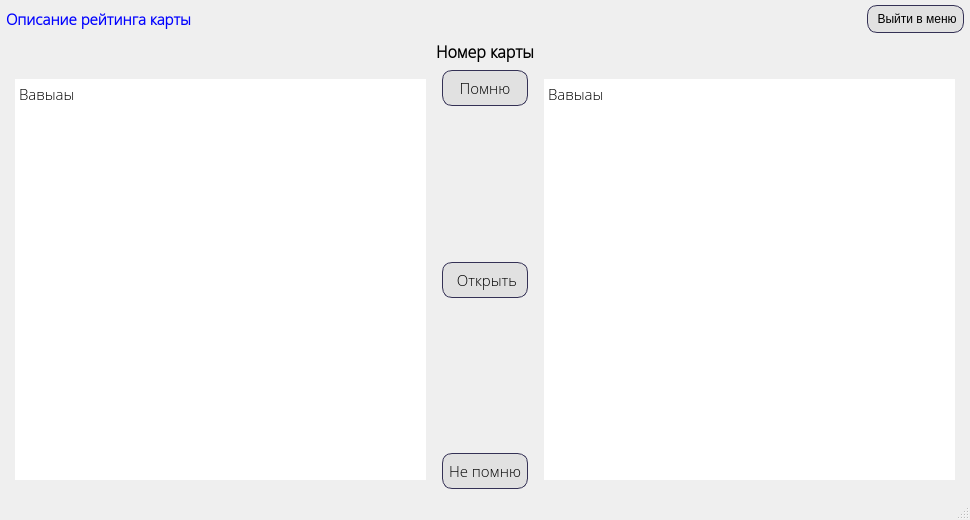
<?xml version="1.0" encoding="UTF-8"?>
<ui version="4.0">
 <class>Card_game</class>
 <widget class="QMainWindow" name="Card_game">
  <property name="geometry">
   <rect>
    <x>0</x>
    <y>0</y>
    <width>970</width>
    <height>520</height>
   </rect>
  </property>
  <property name="minimumSize">
   <size>
    <width>970</width>
    <height>520</height>
   </size>
  </property>
  <property name="maximumSize">
   <size>
    <width>16777215</width>
    <height>16777215</height>
   </size>
  </property>
  <property name="focusPolicy">
   <enum>Qt::StrongFocus</enum>
  </property>
  <property name="windowTitle">
   <string>Игра</string>
  </property>
  <property name="windowIcon">
   <iconset>
    <normaloff>photo_data/window_icon.jpg</normaloff>photo_data/window_icon.jpg</iconset>
  </property>
  <widget class="QWidget" name="centralwidget">
   <layout class="QGridLayout" name="gridLayout">
    <property name="leftMargin">
     <number>6</number>
    </property>
    <property name="topMargin">
     <number>5</number>
    </property>
    <property name="rightMargin">
     <number>6</number>
    </property>
    <property name="spacing">
     <number>6</number>
    </property>
    <item row="0" column="0">
     <layout class="QVBoxLayout" name="verticalLayout_6">
      <property name="spacing">
       <number>7</number>
      </property>
      <item>
       <layout class="QHBoxLayout" name="horizontalLayout">
        <item>
         <widget class="QLabel" name="label_rate">
          <property name="font">
           <font>
            <family>Open Sans Light</family>
            <pointsize>11</pointsize>
            <weight>75</weight>
            <bold>true</bold>
           </font>
          </property>
          <property name="styleSheet">
           <string notr="true">color: blue;</string>
          </property>
          <property name="text">
           <string>Описание рейтинга карты</string>
          </property>
         </widget>
        </item>
        <item>
         <spacer name="horizontalSpacer">
          <property name="orientation">
           <enum>Qt::Horizontal</enum>
          </property>
          <property name="sizeHint" stdset="0">
           <size>
            <width>40</width>
            <height>20</height>
           </size>
          </property>
         </spacer>
        </item>
        <item>
         <widget class="QPushButton" name="btn_back_to_menu">
          <property name="sizePolicy">
           <sizepolicy hsizetype="Preferred" vsizetype="Preferred">
            <horstretch>0</horstretch>
            <verstretch>0</verstretch>
           </sizepolicy>
          </property>
          <property name="font">
           <font>
            <pointsize>9</pointsize>
           </font>
          </property>
          <property name="styleSheet">
           <string notr="true">QPushButton {
background-color: rgb(225, 225, 225);
border: 1px solid #343155;
padding: 6px; border-radius: 10px;}

QPushButton:hover, QPushButton:clicked { 
background-color: rgb(208, 208, 208); 
border: 1px solid rgb(81, 81, 81);}
QPushButton:pressed {
background-color: rgb(154, 154, 154);}</string>
          </property>
          <property name="text">
           <string> Выйти в меню</string>
          </property>
          <property name="icon">
           <iconset>
            <normaloff>photo_data/exit.png</normaloff>photo_data/exit.png</iconset>
          </property>
          <property name="flat">
           <bool>false</bool>
          </property>
         </widget>
        </item>
       </layout>
      </item>
      <item>
       <layout class="QHBoxLayout" name="horizontalLayout_2">
        <item>
         <spacer name="horizontalSpacer_2">
          <property name="orientation">
           <enum>Qt::Horizontal</enum>
          </property>
          <property name="sizeHint" stdset="0">
           <size>
            <width>40</width>
            <height>20</height>
           </size>
          </property>
         </spacer>
        </item>
        <item>
         <widget class="QLabel" name="label_card_number">
          <property name="font">
           <font>
            <family>Open Sans Light</family>
            <pointsize>12</pointsize>
            <weight>75</weight>
            <bold>true</bold>
           </font>
          </property>
          <property name="text">
           <string>Номер карты</string>
          </property>
          <property name="alignment">
           <set>Qt::AlignCenter</set>
          </property>
         </widget>
        </item>
        <item>
         <spacer name="horizontalSpacer_3">
          <property name="orientation">
           <enum>Qt::Horizontal</enum>
          </property>
          <property name="sizeHint" stdset="0">
           <size>
            <width>40</width>
            <height>20</height>
           </size>
          </property>
         </spacer>
        </item>
       </layout>
      </item>
      <item>
       <layout class="QHBoxLayout" name="horizontalLayout_3">
        <item>
         <widget class="QStackedWidget" name="stackedWidget_front">
          <property name="sizePolicy">
           <sizepolicy hsizetype="Expanding" vsizetype="Expanding">
            <horstretch>0</horstretch>
            <verstretch>0</verstretch>
           </sizepolicy>
          </property>
          <property name="currentIndex">
           <number>0</number>
          </property>
          <widget class="QWidget" name="page">
           <layout class="QVBoxLayout" name="verticalLayout">
            <item>
             <widget class="QTextBrowser" name="card_text_front">
              <property name="sizePolicy">
               <sizepolicy hsizetype="Ignored" vsizetype="Preferred">
                <horstretch>0</horstretch>
                <verstretch>0</verstretch>
               </sizepolicy>
              </property>
              <property name="font">
               <font>
                <family>Open Sans Light</family>
               </font>
              </property>
              <property name="focusPolicy">
               <enum>Qt::StrongFocus</enum>
              </property>
              <property name="frameShape">
               <enum>QFrame::NoFrame</enum>
              </property>
              <property name="html">
               <string>&lt;!DOCTYPE HTML PUBLIC &quot;-//W3C//DTD HTML 4.0//EN&quot; &quot;http://www.w3.org/TR/REC-html40/strict.dtd&quot;&gt;
&lt;html&gt;&lt;head&gt;&lt;meta name=&quot;qrichtext&quot; content=&quot;1&quot; /&gt;&lt;style type=&quot;text/css&quot;&gt;
p, li { white-space: pre-wrap; }
&lt;/style&gt;&lt;/head&gt;&lt;body style=&quot; font-family:'Open Sans Light'; font-size:8.25pt; font-weight:400; font-style:normal;&quot;&gt;
&lt;p style=&quot; margin-top:0px; margin-bottom:0px; margin-left:0px; margin-right:0px; -qt-block-indent:0; text-indent:0px;&quot;&gt;&lt;span style=&quot; font-size:11pt;&quot;&gt;Вавыаы&lt;/span&gt;&lt;/p&gt;&lt;/body&gt;&lt;/html&gt;</string>
              </property>
             </widget>
            </item>
           </layout>
          </widget>
          <widget class="QWidget" name="page_2">
           <layout class="QVBoxLayout" name="verticalLayout_2">
            <item>
             <widget class="QLabel" name="label_front_photo">
              <property name="text">
               <string/>
              </property>
             </widget>
            </item>
           </layout>
          </widget>
         </widget>
        </item>
        <item>
         <layout class="QVBoxLayout" name="verticalLayout_5">
          <item>
           <widget class="QPushButton" name="btn_remember">
            <property name="sizePolicy">
             <sizepolicy hsizetype="Preferred" vsizetype="Preferred">
              <horstretch>0</horstretch>
              <verstretch>0</verstretch>
             </sizepolicy>
            </property>
            <property name="font">
             <font>
              <family>Open Sans Light</family>
              <pointsize>11</pointsize>
              <weight>50</weight>
              <bold>false</bold>
             </font>
            </property>
            <property name="styleSheet">
             <string notr="true">QPushButton {
background-color: rgb(225, 225, 225);
border: 1px solid #343155;
padding: 6px; border-radius: 10px;}

QPushButton:hover, QPushButton:clicked { 
background-color: rgb(208, 208, 208); 
border: 1px solid rgb(171, 226, 81);}
QPushButton:pressed {
background-color:rgb(85, 255, 127) ;}</string>
            </property>
            <property name="text">
             <string>Помню</string>
            </property>
            <property name="icon">
             <iconset>
              <normaloff>photo_data/ik.png</normaloff>photo_data/ik.png</iconset>
            </property>
            <property name="iconSize">
             <size>
              <width>25</width>
              <height>25</height>
             </size>
            </property>
           </widget>
          </item>
          <item>
           <spacer name="verticalSpacer">
            <property name="orientation">
             <enum>Qt::Vertical</enum>
            </property>
            <property name="sizeHint" stdset="0">
             <size>
              <width>20</width>
              <height>40</height>
             </size>
            </property>
           </spacer>
          </item>
          <item>
           <widget class="QPushButton" name="btn_open_card">
            <property name="sizePolicy">
             <sizepolicy hsizetype="Preferred" vsizetype="Preferred">
              <horstretch>0</horstretch>
              <verstretch>0</verstretch>
             </sizepolicy>
            </property>
            <property name="font">
             <font>
              <family>Open Sans Light</family>
              <pointsize>11</pointsize>
              <weight>50</weight>
              <bold>false</bold>
             </font>
            </property>
            <property name="styleSheet">
             <string notr="true">QPushButton {
background-color: rgb(225, 225, 225);
border: 1px solid #343155;
padding: 6px; border-radius: 10px;}

QPushButton:hover, QPushButton:clicked { 
background-color: rgb(208, 208, 208); 
border: 1px solid rgb(229, 170, 23);}
QPushButton:pressed {
background-color:  rgb(229, 170, 23);}</string>
            </property>
            <property name="text">
             <string> Открыть</string>
            </property>
            <property name="icon">
             <iconset>
              <normaloff>photo_data/open_card_icon.png</normaloff>photo_data/open_card_icon.png</iconset>
            </property>
            <property name="flat">
             <bool>false</bool>
            </property>
           </widget>
          </item>
          <item>
           <spacer name="verticalSpacer_2">
            <property name="orientation">
             <enum>Qt::Vertical</enum>
            </property>
            <property name="sizeHint" stdset="0">
             <size>
              <width>20</width>
              <height>40</height>
             </size>
            </property>
           </spacer>
          </item>
          <item>
           <widget class="QPushButton" name="btn_forgot">
            <property name="sizePolicy">
             <sizepolicy hsizetype="Preferred" vsizetype="Preferred">
              <horstretch>0</horstretch>
              <verstretch>0</verstretch>
             </sizepolicy>
            </property>
            <property name="font">
             <font>
              <family>Open Sans Light</family>
              <pointsize>11</pointsize>
              <weight>50</weight>
              <bold>false</bold>
             </font>
            </property>
            <property name="styleSheet">
             <string notr="true">QPushButton {
background-color: rgb(225, 225, 225);
border: 1px solid #343155;
padding: 6px; border-radius: 10px;}

QPushButton:hover, QPushButton:clicked { 
background-color: rgb(208, 208, 208); 
border: 1px solid rgb(225, 78, 78);}
QPushButton:pressed {
background-color:rgb(211, 79, 79);}</string>
            </property>
            <property name="text">
             <string>Не помню</string>
            </property>
            <property name="icon">
             <iconset>
              <normaloff>photo_data/idk.png</normaloff>photo_data/idk.png</iconset>
            </property>
            <property name="iconSize">
             <size>
              <width>25</width>
              <height>25</height>
             </size>
            </property>
           </widget>
          </item>
         </layout>
        </item>
        <item>
         <widget class="QStackedWidget" name="stackedWidget_back">
          <property name="sizePolicy">
           <sizepolicy hsizetype="Ignored" vsizetype="Expanding">
            <horstretch>0</horstretch>
            <verstretch>0</verstretch>
           </sizepolicy>
          </property>
          <property name="currentIndex">
           <number>0</number>
          </property>
          <widget class="QWidget" name="page_3">
           <layout class="QVBoxLayout" name="verticalLayout_3">
            <item>
             <widget class="QTextBrowser" name="card_text_back">
              <property name="sizePolicy">
               <sizepolicy hsizetype="Preferred" vsizetype="Preferred">
                <horstretch>0</horstretch>
                <verstretch>0</verstretch>
               </sizepolicy>
              </property>
              <property name="font">
               <font>
                <family>Open Sans Light</family>
               </font>
              </property>
              <property name="focusPolicy">
               <enum>Qt::StrongFocus</enum>
              </property>
              <property name="frameShape">
               <enum>QFrame::NoFrame</enum>
              </property>
              <property name="lineWrapMode">
               <enum>QTextEdit::WidgetWidth</enum>
              </property>
              <property name="html">
               <string>&lt;!DOCTYPE HTML PUBLIC &quot;-//W3C//DTD HTML 4.0//EN&quot; &quot;http://www.w3.org/TR/REC-html40/strict.dtd&quot;&gt;
&lt;html&gt;&lt;head&gt;&lt;meta name=&quot;qrichtext&quot; content=&quot;1&quot; /&gt;&lt;style type=&quot;text/css&quot;&gt;
p, li { white-space: pre-wrap; }
&lt;/style&gt;&lt;/head&gt;&lt;body style=&quot; font-family:'Open Sans Light'; font-size:8.25pt; font-weight:400; font-style:normal;&quot;&gt;
&lt;p style=&quot; margin-top:0px; margin-bottom:0px; margin-left:0px; margin-right:0px; -qt-block-indent:0; text-indent:0px;&quot;&gt;&lt;span style=&quot; font-size:11pt;&quot;&gt;Вавыаы&lt;/span&gt;&lt;/p&gt;&lt;/body&gt;&lt;/html&gt;</string>
              </property>
             </widget>
            </item>
           </layout>
          </widget>
          <widget class="QWidget" name="page_4">
           <layout class="QVBoxLayout" name="verticalLayout_4">
            <item>
             <widget class="QLabel" name="label_back_photo">
              <property name="text">
               <string/>
              </property>
              <property name="scaledContents">
               <bool>false</bool>
              </property>
             </widget>
            </item>
           </layout>
          </widget>
         </widget>
        </item>
       </layout>
      </item>
     </layout>
    </item>
   </layout>
  </widget>
  <widget class="QMenuBar" name="menubar">
   <property name="geometry">
    <rect>
     <x>0</x>
     <y>0</y>
     <width>970</width>
     <height>21</height>
    </rect>
   </property>
  </widget>
  <widget class="QStatusBar" name="statusbar"/>
 </widget>
 <resources>
  <include location="photo_data/icons.qrc"/>
 </resources>
 <connections/>
</ui>
